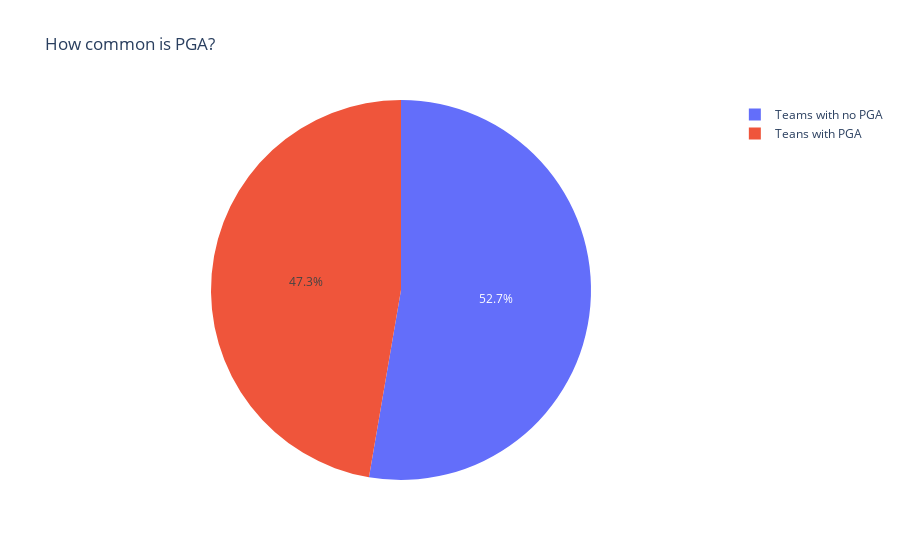

The code cell stored with this chart in its notebook:
### Code cell
import plotly.express as px

data = {
    "Category": ["Teans with PGA", "Teams with no PGA"],
    "Values": [
        df[df['PGA'] == 0].shape[0], 
        df[df['PGA'] == 1].shape[0], 
    ]
}

fig = px.pie(
    names=data["Category"],  
    values=data["Values"],   
    title="How common is PGA?"
)

# Show plot
fig.show()

"""
Note that there are more teams with PGA. Meaning, most teams either counter picked the enemy or banned one of their counters. 
This leads us to believe that players are considering the affect of counter matchups
"""

### Figure 1 — Plotly figure (JSON) as saved in the notebook; plotly's stock layout.template omitted (floating-point values rounded to 4 significant figures)
{"data": [{"domain": {"x": [0, 1], "y": [0, 1]}, "hovertemplate": "label=%{label}<br>value=%{value}<extra></extra>", "labels": ["Teans with PGA", "Teams with no PGA"], "legendgroup": "", "name": "", "showlegend": true, "type": "pie", "values": [35039, 39037]}], "layout": {"legend": {"tracegroupgap": 0}, "title": {"text": "How common is PGA?"}}}
